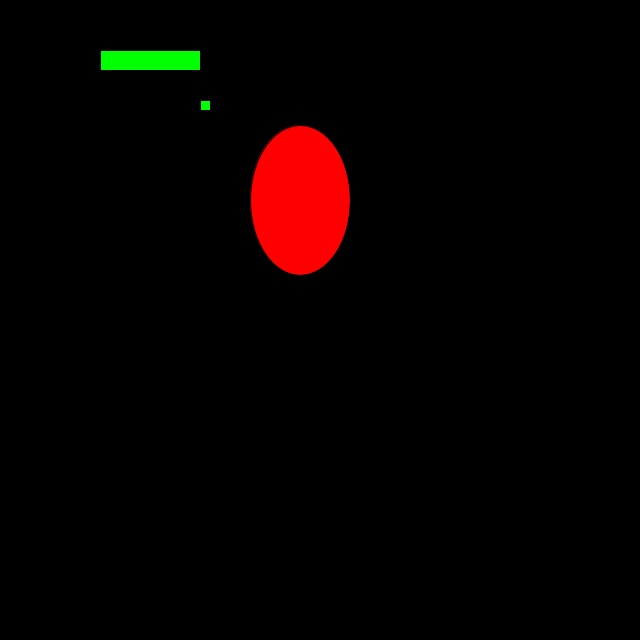
Frame 1 (no input)
Frame 60 (the mouse pressed at the canvas centre just before this capture): identical to frame 1, image omitted
Frame 120 (the mouse held since frame 60 and released just before this capture): identical to frame 1, image omitted

The Processing sketch that drew this single still picture (run headless with seeded random() and noise(); from frame 60 on, the mouse is pressed at the canvas centre):

// Processing sketch: D11
// ── D11.pde
void setup(){
  size(640,640);
}

void draw(){
  background(0,0,0);
  
  fill(0,255,0);
  
  rect(100,50,100,20);
  rect(200,100,10,10);
  
  fill(255,0,0);
  ellipse(300,200,100,150);
}
